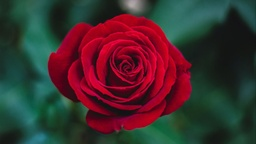
#> input picture responsi/Bunga_Mawar_Merah.jpg, 256 x 144 px, shrunk from 1200 x 675 before the run, found by its file name
$ python 'uas_5210411135_I Gede Widiantara.py'
#> lines starting #> are read from the running program, lines starting #| are printed output that depends on the picture
# %% import package
import cv2
import numpy as np

# %% read img
img = cv2.imread('D:\Code\py_code\Citra-Digital-Praktik/responsi\Bunga_Mawar_Merah.jpg')
#> img is the input picture: shape (144, 256, 3); mean B, G, R 46.9, 46.4, 65.1
row, col = img.shape[:2]
#> row = 144; col = 256

# %% soal 2
ratio = 1.5
zrow = round(row * ratio)
#> zrow = 216
zcol = round(col * ratio)
#> zcol = 384
zoomImg = np.zeros(((zrow,zcol,3))).astype(np.uint8)

for i in range(zrow):
    for j in range (zcol):
        zoomImg[i,j] = img[int(i/ratio),int(j/ratio)]

# %% soal 3
kernel = np.array([[0,-1,0], [-1,5,-1], [0,-1,0]])
sharpImg = np.zeros(zoomImg.shape).astype(np.uint8)

zpad = np.zeros(((zrow + 2,zcol + 2,3))).astype(np.uint8)
zpad[1:-1, 1:-1] = zoomImg # membuat zero padding menggunakan slicing list
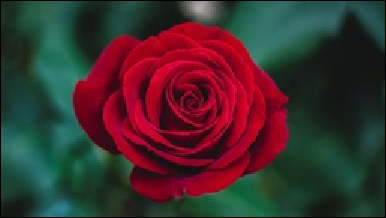
#> zpad: shape (218, 386, 3); mean B, G, R 46.3, 45.7, 64.2

t_kernel = kernel.sum()
if t_kernel == 0:
    t_kernel = 1

for brs in range(1, len(zpad) - 1):
    for klm in range(1, len(zpad[0]) - 1):
        for cn in range(3):
            a = zpad[brs - 1, klm - 1, cn] * kernel[0, 0]
            b = zpad[brs - 1, klm, cn] * kernel[0, 1]
            c = zpad[brs - 1, klm + 1, cn] * kernel[0, 2]
            d = zpad[brs, klm - 1, cn] * kernel[1, 0]
            e = zpad[brs, klm, cn] * kernel[1, 1]
            f = zpad[brs, klm + 1, cn] * kernel[1, 2]
            g = zpad[brs + 1, klm - 1, cn] * kernel[2, 0]
            h = zpad[brs + 1, klm, cn] * kernel[2, 1]
            i = zpad[brs + 1, klm + 1, cn] * kernel[2, 2]

            konvolusi = np.round((a + b + c + d + e + f + g + h + i) / t_kernel)

            if konvolusi < 0:
                konvolusi = 0

            if konvolusi > 255:
                konvolusi = 255

            sharpImg[brs-1, klm-1, cn] = konvolusi
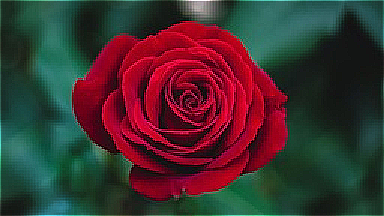
#> sharpImg: shape (216, 384, 3); mean B, G, R 48, 48.3, 65.7

# %% soal 4
artImg = np.zeros(sharpImg.shape).astype(np.uint8)
add_r = 30
add_g = 20
add_b = 20

for i in range(len(artImg)):
    for j in range(len(artImg[0])):
        for k in range(3):
            if k == 0:
                px = sharpImg[i,j,k] + add_b
            if k == 1:
                px = sharpImg[i,j,k] + add_g
            else:
                px = sharpImg[i,j,k] - add_r

            if px > 255:
                artImg[i,j,k] = 255
            elif px < 0:
                artImg[i,j,k] = 0
            else:
                artImg[i,j,k] = px
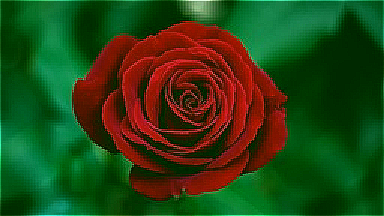
#> artImg: shape (216, 384, 3); mean B, G, R 21.1, 68.3, 38.9

# %% show image
cv2.imshow('ori', img)
cv2.imshow('zoom 1.5x', zoomImg)
cv2.imshow('sharpening', sharpImg)
cv2.imshow('operasi aritmatik', artImg)
cv2.waitKey()
